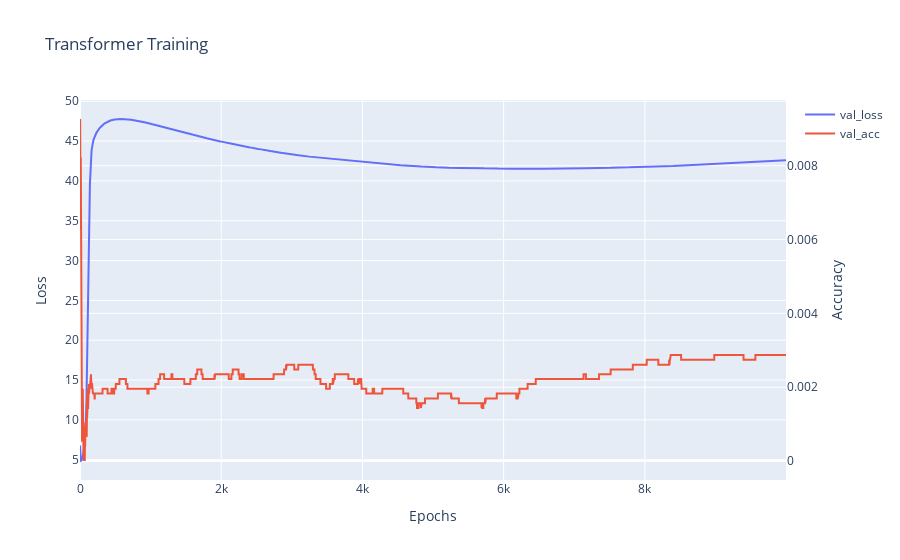

The code cell stored with this chart in its notebook:
### Code cell
fig = go.Figure()

# Add the first trace (y1)
fig.add_trace(
    go.Scatter(x=stats.index, y=stats["val_loss"], name="val_loss", mode="lines")
)

# Add the second trace (y2) with secondary_y=True
fig.add_trace(
    go.Scatter(
        x=stats.index, y=stats["val_acc"], name="val_acc", mode="lines", yaxis="y2"
    )
)

# Update the layout to include the second y-axis
fig.update_layout(
    title="Transformer Training",
    xaxis_title="Epochs",
    yaxis_title="Loss",
    yaxis2=dict(
        title="Accuracy",
        overlaying="y",  # Overlay the second y-axis on top of the first
        side="right",  # Place the second y-axis on the right
    ),
)

# Show the plot
fig.show()

### Figure 1 — Plotly figure (JSON) as saved in the notebook; plotly's stock layout.template omitted (floating-point values rounded to 4 significant figures; data arrays with more than 128 entries replaced by an {"elided": "..."} marker saying what was removed)
{"data": [{"mode": "lines", "name": "val_loss", "type": "scatter", "x": {"elided": "10000 int values"}, "y": {"elided": "10000 float values"}}, {"mode": "lines", "name": "val_acc", "type": "scatter", "x": {"elided": "10000 int values"}, "y": {"elided": "10000 float values"}, "yaxis": "y2"}], "layout": {"title": {"text": "Transformer Training"}, "xaxis": {"title": {"text": "Epochs"}}, "yaxis": {"title": {"text": "Loss"}}, "yaxis2": {"overlaying": "y", "side": "right", "title": {"text": "Accuracy"}}}}
